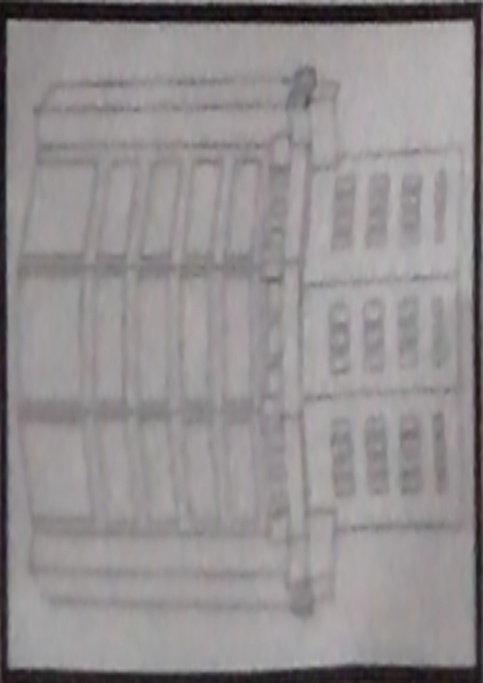
#> input picture output/scan.jpg, 483 x 683 px, shrunk from 720 x 1018 before the run
$ python keypointalignment2.py
#> lines starting #> are read from the running program, lines starting #| are printed output that depends on the picture
import numpy as np
import cv2
from matplotlib import pyplot as plt

im1 = cv2.imread('output/scan.jpg')          # Image that needs to be registered.
#> im1 is the input picture: shape (683, 483, 3); mean B, G, R 143.7, 142.7, 146.9
im2 = cv2.imread('input/huis.png') # trainImage
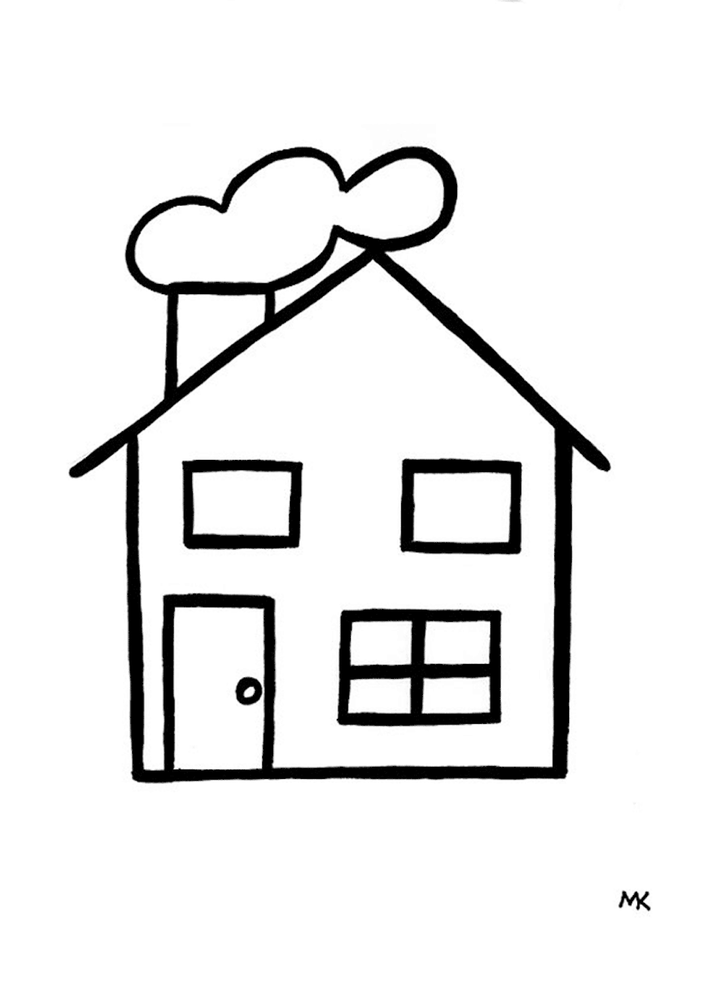
#> input picture input/huis.png, 718 x 983 px, shrunk from 1070 x 1464 before the run
#> im2 is the input picture: shape (983, 718, 3); min 0, max 255, mean 234.1

img1 = cv2.cvtColor(im1, cv2.COLOR_BGR2GRAY)
img2 = cv2.cvtColor(im2, cv2.COLOR_BGR2GRAY)

# Initiate ORB detector
orb = cv2.ORB_create(50)  #Registration works with at least 50 points

# find the keypoints and descriptors with orb
kp1, des1 = orb.detectAndCompute(img1, None)  #kp1 --> list of keypoints
#> kp1 = 16 keypoints; strongest (x, y, size): (306, 102, 77.1), (305, 104, 64.3), (308, 102, 92.6), (279, 279, 77.1)
kp2, des2 = orb.detectAndCompute(img2, None)
#> kp2 = 50 keypoints; strongest (x, y, size): (644, 901, 31), (641, 896, 44.6), (641, 905, 31), (494, 613, 111.1)

#Brute-Force matcher takes the descriptor of one feature in first set and is
#matched with all other features in second set using some distance calculation.
# create Matcher object

matcher = cv2.DescriptorMatcher_create(cv2.DESCRIPTOR_MATCHER_BRUTEFORCE_HAMMING)

# Match descriptors.
matches = matcher.match(des1, des2, None)  #Creates a list of all matches, just like keypoints
#> matches = 16 matches

# Sort them in the order of their distance.
matches = sorted(matches, key = lambda x:x.distance)

#Like we used cv2.drawKeypoints() to draw keypoints,
#cv2.drawMatches() helps us to draw the matches.
#https://docs.opencv.org/3.0-beta/modules/features2d/doc/drawing_function_of_keypoints_and_matches.html
# Draw first 10 matches.
img3 = cv2.drawMatches(im1,kp1, im2, kp2, matches[:10], None)
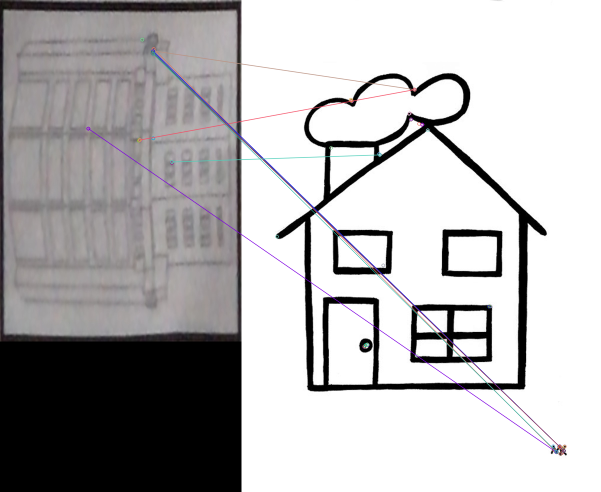
#> img3: shape (983, 1201, 3) (shown at 1/2 size); mean B, G, R 179.8, 179, 180.4

cv2.imshow("Matches image", img3)
cv2.waitKey(0)

#Now let us use these key points to register two images.
#Can be used for distortion correction or alignment
#For this task we will use homography.
# https://docs.opencv.org/3.4.1/d9/dab/tutorial_homography.html

# Extract location of good matches.
# For this we will use RANSAC.
#RANSAC is abbreviation of RANdom SAmple Consensus,
#in summary it can be considered as outlier rejection method for keypoints.
#http://eric-yuan.me/ransac/
#RANSAC needs all key points indexed, first set indexed to queryIdx
#Second set to #trainIdx.

points1 = np.zeros((len(matches), 2), dtype=np.float32)  #Prints empty array of size equal to (matches, 2)
#> points1 = 16 rows, first 8: [0, 0], [0, 0], [0, 0], [0, 0], [0, 0], [0, 0], [0, 0], [0, 0]
points2 = np.zeros((len(matches), 2), dtype=np.float32)
#> points2 has the same summary as points1

for i, match in enumerate(matches):
   points1[i, :] = kp1[match.queryIdx].pt    #gives index of the descriptor in the list of query descriptors
   points2[i, :] = kp2[match.trainIdx].pt    #gives index of the descriptor in the list of train descriptors
#> this loop made 16 passes
#> after the loop, points1 = 16 rows, first 8: [306.9, 97.46], [304.8, 103.7], [307.6, 101.5], [279.5, 279.5], [306.1, 102], [304.8, 105.6], [305.3, 106.6], [176.2, 256.8]; points2 = 16 rows, first 8: [625, 900], [644.4, 901.2], [345.6, 178.8], [345.6, 178.8], [644, 901], [644, 901], [644, 901], [628.8, 903.6]

#Now we have all good keypoints so we are ready for homography.
# Find homography
#https://en.wikipedia.org/wiki/Homography_(computer_vision)

h, mask = cv2.findHomography(points1, points2, cv2.RANSAC)
#> h = [[-2.08, 0.259, 629.5], [-2.99, 0.376, 903.8], [-0.0033, 0.000416, 1]]; mask = [0, 1, 0, 0, 1, 1, 1, 1, 1, 0, 0, 0, 0, 0, 1, 0]

  # Use homography
height, width, channels = im2.shape
#> height = 983; width = 718; channels = 3
im1Reg = cv2.warpPerspective(im1, h, (width, height))  #Applies a perspective transformation to an image.
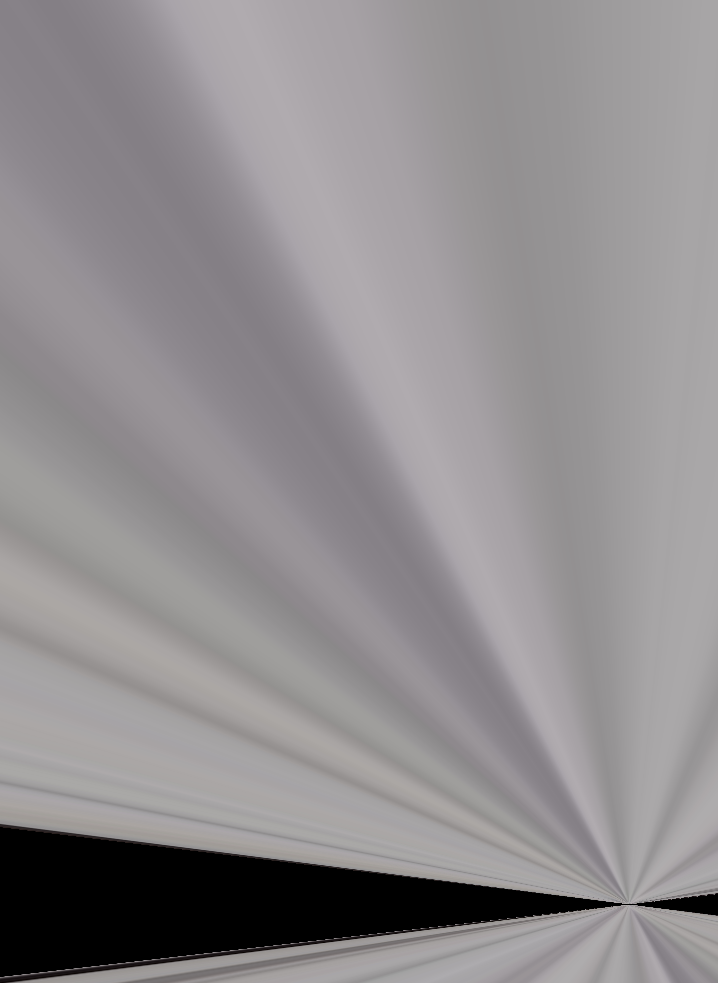
#> im1Reg: shape (983, 718, 3); mean B, G, R 143.1, 140.9, 144.2

print("Estimated homography : \n",  h)
#| Estimated homography :
#|  [[-2.07665407e+00  2.58599867e-01  6.29498082e+02]
#|  [-2.98589496e+00  3.75729933e-01  9.03837438e+02]
#|  [-3.30322727e-03  4.15716887e-04  1.00000000e+00]]

cv2.imshow("Registered image", im1Reg)
cv2.waitKey()
